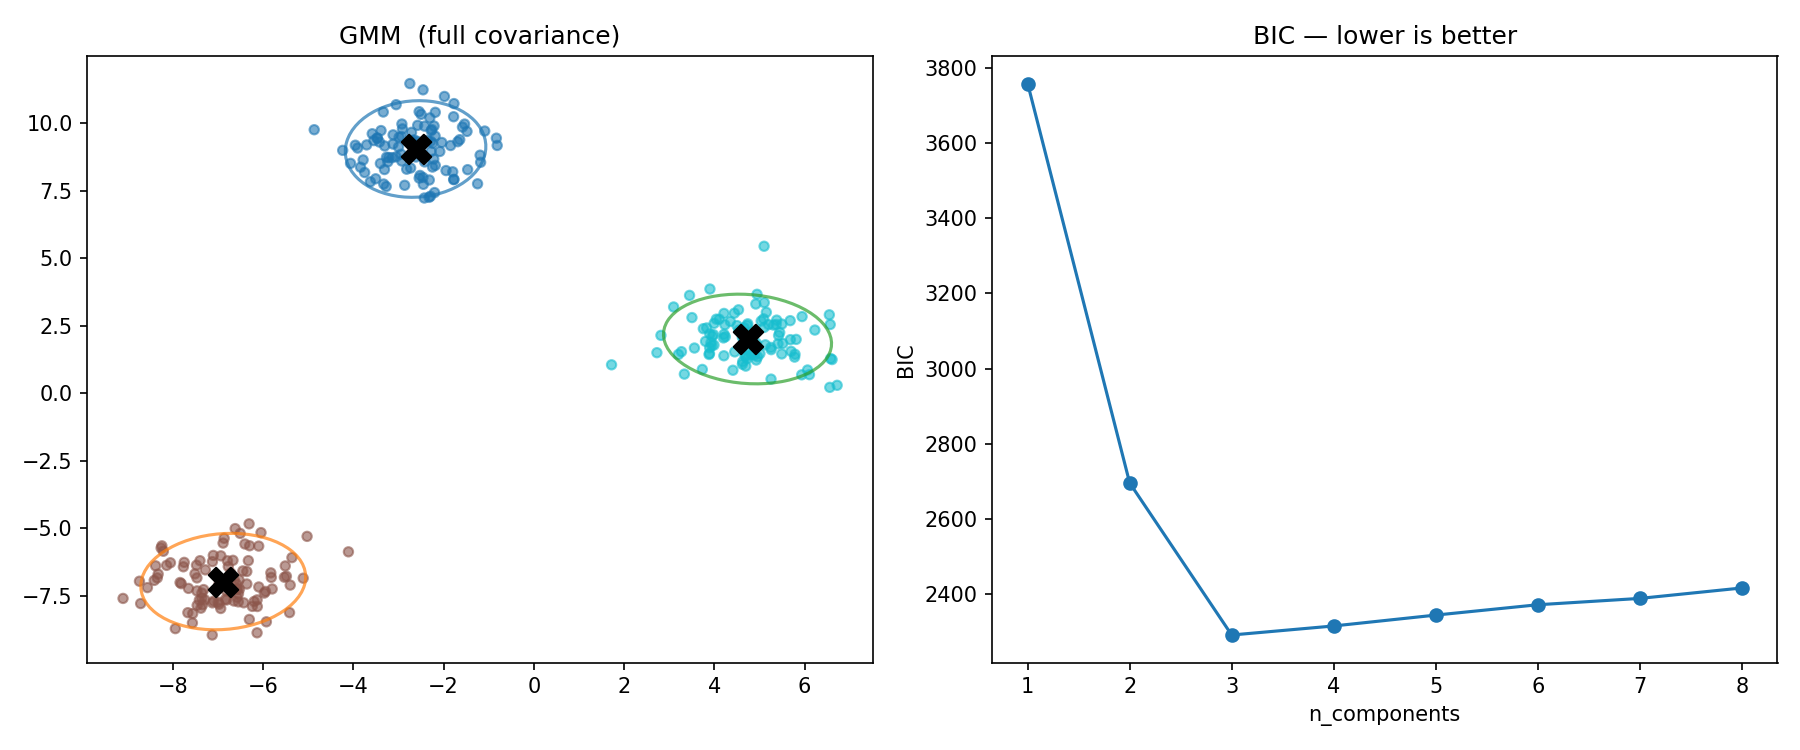

Here is the Python script that generated this plot:
# 04_gmm.py
import numpy as np
import matplotlib.pyplot as plt
from matplotlib.patches import Ellipse
from sklearn.datasets import make_blobs
from sklearn.mixture import GaussianMixture

X, _ = make_blobs(n_samples=300, centers=3,
                   cluster_std=0.9, random_state=42)

# --- fit GMM ---
gmm   = GaussianMixture(n_components=3, covariance_type='full',
                         random_state=42)
gmm.fit(X)
labels = gmm.predict(X)
proba  = gmm.predict_proba(X)   # shape (n, 3) — soft assignments

# --- BIC across component counts ---
bic_scores = [
    GaussianMixture(n_components=k, random_state=42).fit(X).bic(X)
    for k in range(1, 9)
]

# --- helper: draw confidence ellipse ---
def draw_ellipse(pos, cov, ax, n_std=2, **kwargs):
    vals, vecs = np.linalg.eigh(cov)
    angle = np.degrees(np.arctan2(*vecs[:, 0][::-1]))
    w, h  = 2 * n_std * np.sqrt(vals)
    ax.add_patch(Ellipse(pos, w, h, angle=angle,
                         fill=False, lw=1.5, **kwargs))

# --- plot ---
fig, axes = plt.subplots(1, 2, figsize=(12, 5))

ax = axes[0]
ax.scatter(X[:, 0], X[:, 1], c=labels, cmap='tab10',
           s=20, alpha=0.6)
ax.scatter(gmm.means_[:, 0], gmm.means_[:, 1],
           marker='X', s=200, c='black', zorder=5)

colors = ['tab:blue', 'tab:orange', 'tab:green']
for i, (mean, cov) in enumerate(zip(gmm.means_, gmm.covariances_)):
    draw_ellipse(mean, cov, ax, color=colors[i], alpha=0.7)
ax.set_title("GMM  (full covariance)")

axes[1].plot(range(1, 9), bic_scores, 'o-')
axes[1].set_xlabel("n_components")
axes[1].set_ylabel("BIC")
axes[1].set_title("BIC — lower is better")

plt.tight_layout()
plt.savefig("04_gmm.png", dpi=150)
plt.show()
print(f"Soft probabilities for first point: {proba[0].round(3)}")

# --- TODO tasks ---
# 1. Run the script — notice the elliptical confidence regions
# 2. Print predict_proba(X[:5]) — each row should sum to 1.0
# 3. Change covariance_type to 'spherical' or 'diag' — how do ellipses change?
# 4. Use the BIC plot to verify n_components=3 is the best choice

print("\nSoft probabilities for first 5 points:")
print(proba[:5].round(3))
print("\nRow sums (should all be 1.0):")
print(proba[:5].sum(axis=1))

# create a point exactly between two cluster centers
midpoint = (gmm.means_[0] + gmm.means_[1]) / 2
midpoint = midpoint.reshape(1, -1)
print("\nMidpoint between cluster 0 and 1:")
print(gmm.predict_proba(midpoint).round(3))

# also try with higher cluster overlap
X_overlap, _ = make_blobs(n_samples=300, centers=3,
                           cluster_std=2.5, random_state=42)
gmm2 = GaussianMixture(n_components=3, random_state=42).fit(X_overlap)
print("\nSoft probabilities with overlapping clusters (std=2.5):")
print(gmm2.predict_proba(X_overlap[:5]).round(3))
